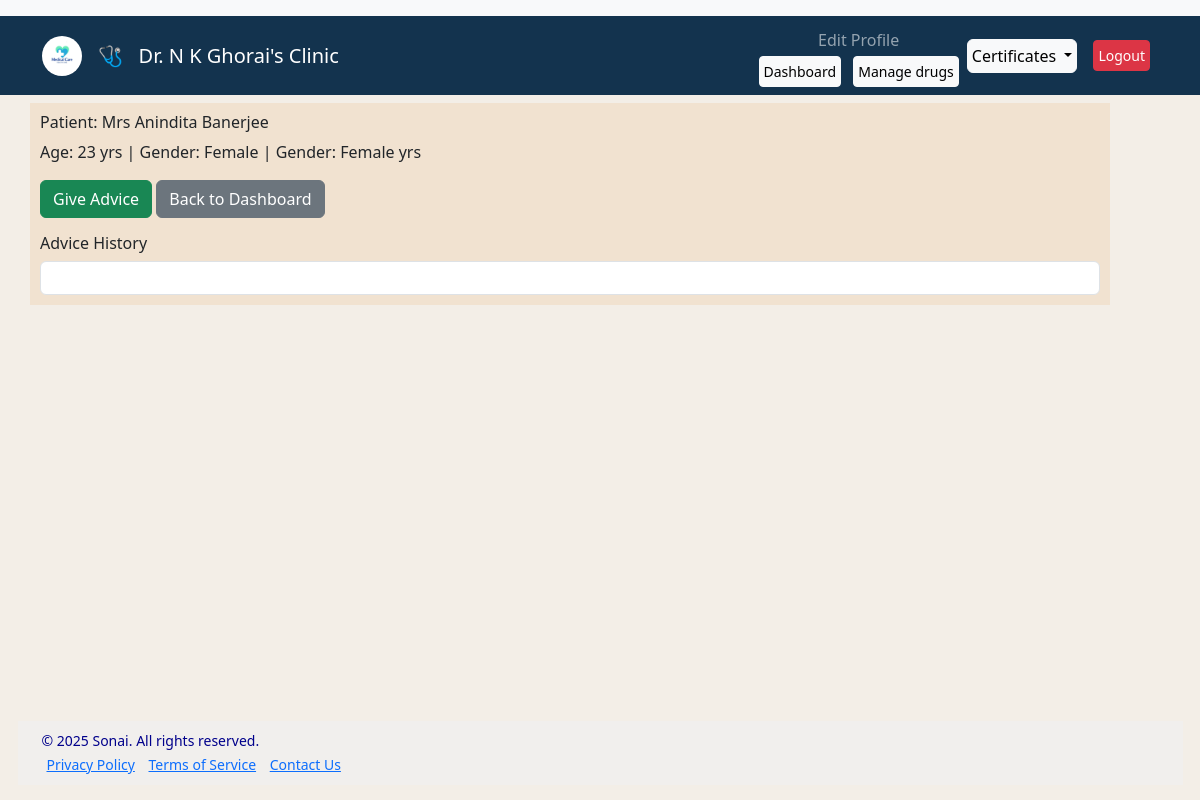
Screenshot of /advice/history/2 (signed in) with the database file from the repository.
### models.py (models this page shows, shortened)
class User(db.Model, UserMixin):
    id = db.Column(db.Integer, primary_key=True)
    username = db.Column(db.String(20), unique=True, nullable=False)
    password_hash = db.Column(db.String(255), nullable=False)
    email = db.Column(db.String(120), unique=True, nullable=True)
    doc_mob = db.Column(db.String(20), unique=True, nullable=True)
    degree = db.Column(db.String(100), nullable=True)
    website = db.Column(db.String(100), nullable=True)
    reg_no = db.Column(db.String(50), unique=True, nullable=True)
    patients = db.relationship('Patient', backref='owner', lazy='dynamic')

class Patient(db.Model):
    id = db.Column(db.Integer, primary_key=True)
    name = db.Column(db.String(100), nullable=False)
    age = db.Column(db.Integer)
    gender = db.Column(db.String(10))
    address = db.Column(db.String(100))
    mob_no = db.Column(db.String(30))
    date_of_entry = db.Column(db.DateTime, default=datetime.utcnow)
    user_id = db.Column(db.Integer, db.ForeignKey('user.id'))
    advice = db.relationship('Advice', backref='patient')

class Advice(db.Model):
    id = db.Column(db.Integer, primary_key=True)
    timestamp = db.Column(db.DateTime, index=True, default=datetime.utcnow)
    patient_id=db.Column(db.Integer,db.ForeignKey('patient.id'))
    prescribed_drugs = db.relationship(
        'Drug',
        secondary=advice_drugs_association,
        backref=db.backref('advised', lazy='dynamic')
    )

### app.py (the view)
@app.route("/advice/history/<int:patient_id>")
@login_required
def advice_history(patient_id):
    patient = Patient.query.get_or_404(patient_id)
    advices = Advice.query.filter_by(patient_id=patient.id).order_by(Advice.timestamp.desc()).all()
    return render_template("advice_history.html", patient=patient, advices=advices)

### app.py (called while the page is built)
@login_manager.user_loader
def load_user(user_id):
    return User.query.get(int(user_id))

### templates/advice_history.html (shortened to what this page needs)
{% extends 'base.html' %}
{% block content %}
<div class="contain mt-2">
<h6>Patient: {{ patient.name }}</h6>
<p>
  {% if patient.age %}Age: {{ patient.age }} yrs{% endif %}
  {% if patient.gender %} | Gender: {{ patient.gender }}{% endif %}
   {% if patient.age %} | Gender: {{ patient.gender }} yrs{% endif %}
</p>
<a href="{{ url_for('give_advice', patient_id=patient.id) }}" class="btn btn-success mb-3">Give Advice</a>
<a href="{{ url_for('dashboard') }}" class="btn btn-secondary text-end mb-3">Back to Dashboard</a>
<h6>Advice History</h6>
{% if advices %}
  <ul class="list-group">
    {% for advice in advices %}
      <li class="list-group-item">
      </li>
    {% endfor %}
  </ul>
{% else %}
  <p>No advices added yet.</p>
{% endif %}
</div>
{% endblock %}

### templates/base.html (shortened to what this page needs)
<!DOCTYPE html>
<html lang="en">
<head>
    <link rel="stylesheet" href="https://cdn.jsdelivr.net/npm/bootstrap-icons@1.11.3/font/bootstrap-icons.min.css">
    <link href="https://cdn.jsdelivr.net/npm/bootstrap@5.3.0/dist/css/bootstrap.min.css" rel="stylesheet">
</head>
<body>
    <header>
    <nav class="navbar navbar-expand-md navbar-light bg-light">
    </nav>
</header>
<div id="wrapper">
    <nav class="navbar navbar-expand-md navbar-dark mb-0">
    <div class="container">
        <a class="navbar-brand d-flex align-items-center" href="#">
             <img src="{{ url_for('static',filename='logo.png') }}" style="height:40px; border-radius: 30px;" alt="Logo" class="me-3"/>
           <span>  🩺 &nbsp;&nbsp;{{current_user.username}}'s Clinic</span>
        </a>
        <div class="collapse navbar-collapse justify-content-end" id="navbarNav">
            <ul class="navbar-nav d-flex align-items-center">
                {% if current_user.is_authenticated %}
                <li class="nav-item dropdown">
                    <a class="nav-link btn btn-sm btn-light me-2 p-1" href="{{ url_for('edit_doctor', doctor_id=current_user.id) }}">Edit Profile</a>
                    <a class="btn btn-sm btn-light me-2 p-1" href="{{ url_for('dashboard') }}"
                     class="btn btn-sm btn-primary p-1">Dashboard</a>
                     <a class="btn btn-sm btn-light me-2 p-1" href="{{ url_for('manage_drugs') }}"
                     class="btn btn-sm btn-primary p-1">Manage drugs</a>
                </li>
                <li class="nav-item dropdown">
  <a class=" certBtn btn btn-primary btn-light me-3 p-1 dropdown-toggle" href="#" role="button" id="certificatesDropdown" data-bs-toggle="dropdown" aria-expanded="false">
    Certificates
  </a>
</li>
                <li class="nav-item">
                    <a class="btn btn-sm btn-danger me-2 p-1" href="{{ url_for('logout') }}">Logout</a>
                </li>
                {% else %}
                <li class="nav-item">
                    <a class="btn btn-sm btn-light" href="{{ url_for('login') }}">Login</a>
                </li>
                {% endif %}
            </ul>
        </div>
    </div>
</nav>
<div class="content">
    {% block content %} {% endblock %}
</div>
</div>
<footer class="footer px-4">
    <div class="footer-content">
        <p>&copy; 2025 Sonai. All rights reserved.</p>
        <div class="footer-links">
            <a href="#">Privacy Policy</a>
            <a href="#">Terms of Service</a>
            <a href="#">Contact Us</a>
        </div>
    </div>
</footer>
</body>
</html>

### templates/base.html (style rules this page uses)
body { background-color: rgb(243, 238, 231); display: flex; flex-direction: column; min-height: 100vh; }
#wrapper { flex: 1; }
ul, li { text-decoration:none ; list-style: none; }
.footer { background-color: rgb(241, 239, 237); color: darkblue; padding: 1rem 1.5rem; font-size: 0.875rem; line-height: 0.5rem; margin: auto; width:calc(100% - 35px); margin-top: auto; margin-bottom: 15px; }
.footer-links a { max-width: 800px; margin: 0 auto; padding: 5px; }
.navbar { background-color: #13334e; }

### templates/advice_history.html (style rules this page uses)
.contain { background-color: rgb(241, 226, 208); margin-left: 30px; width: 90%; padding: 10px; }

### rows the page displays
User: username "Dr. N K Ghorai"
Patient: name "Mrs Anindita Banerjee", age "23", gender "Female"
